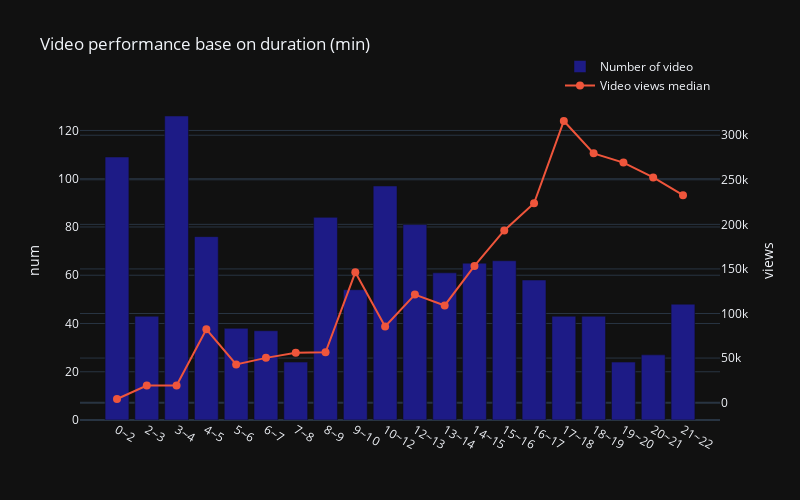

The notebook cell saved with this chart:
### Code cell
trace1 = go.Bar(x = bin_names,
                     y=filtered.groupby('time_binning',observed=True)['duration'].count(),
                     name='Number of video',
                     yaxis='y1',
                     marker=dict(color='#1D1B86')
                     )
trace2 = go.Scatter(x=bin_names,
                      y=filtered.groupby('time_binning',observed=True)['view_count'].median().sort_index().values,
                      name='Video views median',
                      yaxis='y2',
                      mode='lines+markers',
                      marker_size=8
                      )
data = [trace1, trace2]
layout = go.Layout(title='Video performance base on duration (min)',
                    yaxis=dict(title='num'),
                    yaxis2=dict(title='views',
                                overlaying='y',
                                side='right'),
                    template="plotly_dark")
fig = go.Figure(data=data,layout=layout,)

fig.update_layout(legend=dict(
    y=1.15,
    x=0.75),
    autosize=False,
    width=800,
    height=500
    )

fig.show()

### Figure 1 — Plotly figure (JSON) as saved in the notebook; plotly's stock layout.template omitted (floating-point values rounded to 4 significant figures)
{"data": [{"marker": {"color": "#1D1B86"}, "name": "Number of video", "type": "bar", "x": ["0~2", "2~3", "3~4", "4~5", "5~6", "6~7", "7~8", "8~9", "9~10", "10~12", "12~13", "13~14", "14~15", "15~16", "16~17", "17~18", "18~19", "19~20", "20~21", "21~22"], "y": [109, 43, 126, 76, 38, 37, 24, 84, 54, 97, 81, 61, 65, 66, 58, 43, 43, 24, 27, 48], "yaxis": "y"}, {"marker": {"size": 8}, "mode": "lines+markers", "name": "Video views median", "type": "scatter", "x": ["0~2", "2~3", "3~4", "4~5", "5~6", "6~7", "7~8", "8~9", "9~10", "10~12", "12~13", "13~14", "14~15", "15~16", "16~17", "17~18", "18~19", "19~20", "20~21", "21~22"], "y": [4079, 19199, 19236, 82300.0, 42791, 50231, 55845, 56388, 146158, 85365, 121210, 109014, 153351, 193200.0, 223698, 315955, 279682, 269300.0, 252652, 232800.0], "yaxis": "y2"}], "layout": {"autosize": false, "height": 500, "legend": {"x": 0.75, "y": 1.15}, "title": {"text": "Video performance base on duration (min)"}, "width": 800, "yaxis": {"title": {"text": "num"}}, "yaxis2": {"overlaying": "y", "side": "right", "title": {"text": "views"}}}}
